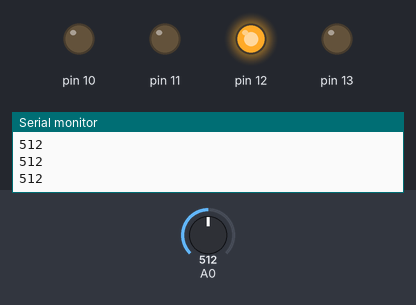
A sketch run on a simulated Arduino Uno, built with avr-gcc and run on an emulated ATmega328P. Parts: output pins drawn as LEDs (lit = HIGH), the last lines printed to the serial monitor. Inputs (shaded band) come from the test bench; at power-on: A0 = 512.

Above: at 1.2 s.
1.3 s: A0 set to 490
At 1.8 s:
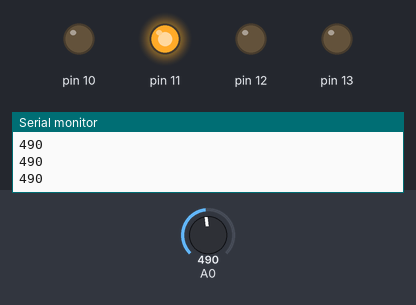
2.8 s: A0 set to 240
At 3.1 s:
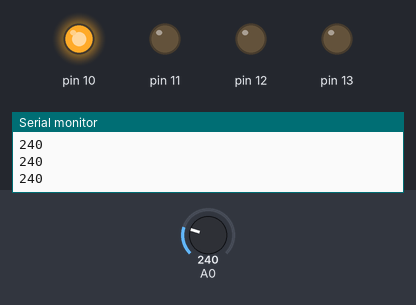
4.3 s: A0 set to 760
At 5.5 s:
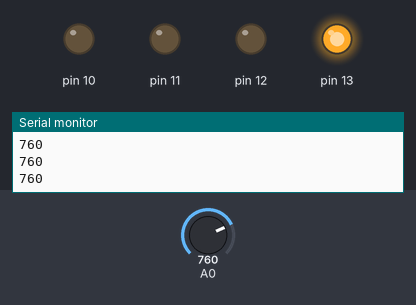
5.8 s: A0 set to 740
At 6.9 s:
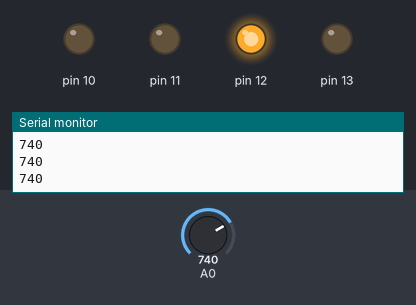
7.3 s: A0 set to 900
At 8.2 s:
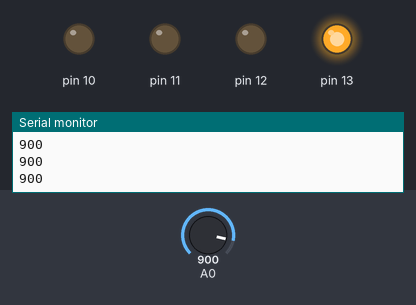
Timing chart, 0 to 9.8 s (numbered marks = the images above; inputs shaded):
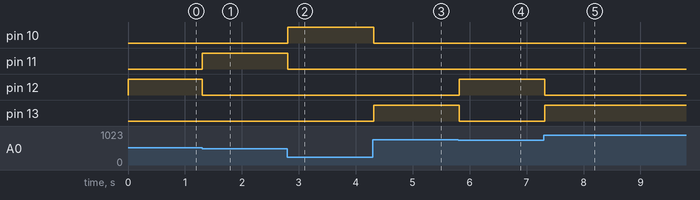

Measured:
- after the input at 1.3 s, pin 11: LOW → HIGH at once; pin 12: HIGH → LOW at once
- after the input at 2.8 s, pin 10: LOW → HIGH at once; pin 11: HIGH → LOW at once
- after the input at 4.3 s, pin 10: HIGH → LOW at once; pin 13: LOW → HIGH at once
- after the input at 5.8 s, pin 12: LOW → HIGH at once; pin 13: HIGH → LOW at once
- after the input at 7.3 s, pin 12: HIGH → LOW at once; pin 13: LOW → HIGH at once

The sketch:

T07.ino
```cpp
void setup() // Se ejecuta cada vez que el arduino se inicia

{
  Serial.begin(9600); // inicia comunicación serial

  pinMode(13,OUTPUT);
  pinMode(12,OUTPUT);
  pinMode(11,OUTPUT);
  pinMode(10,OUTPUT);
}
// Función cíclica
void loop()
{
  int valor = analogRead(A0);
  Serial.println(valor);

  // Encender primer led (Rojo)
  if(valor >= 750)
  {
    digitalWrite(13,HIGH);
  }
  else
  {
    digitalWrite(13,LOW);
  }
// Encender segundo led (azul)
  if(valor <= 750 && valor >= 500)
  {
    digitalWrite(12,HIGH);

  }
  else
  {
    digitalWrite(12,LOW);
  }
// Encender tercer led (Rojo)
  if(valor <= 500 && valor >= 250)
  {
    digitalWrite(11,HIGH);
  }
  else
  {
    digitalWrite(11,LOW);
  }
// Encender cuarto led (Azul)
  if(valor <= 250)
  {
    digitalWrite(10,HIGH);
  }
  else
  {
    digitalWrite(10,LOW);
  }
  delay(100);
}

// Fin del programa
```
